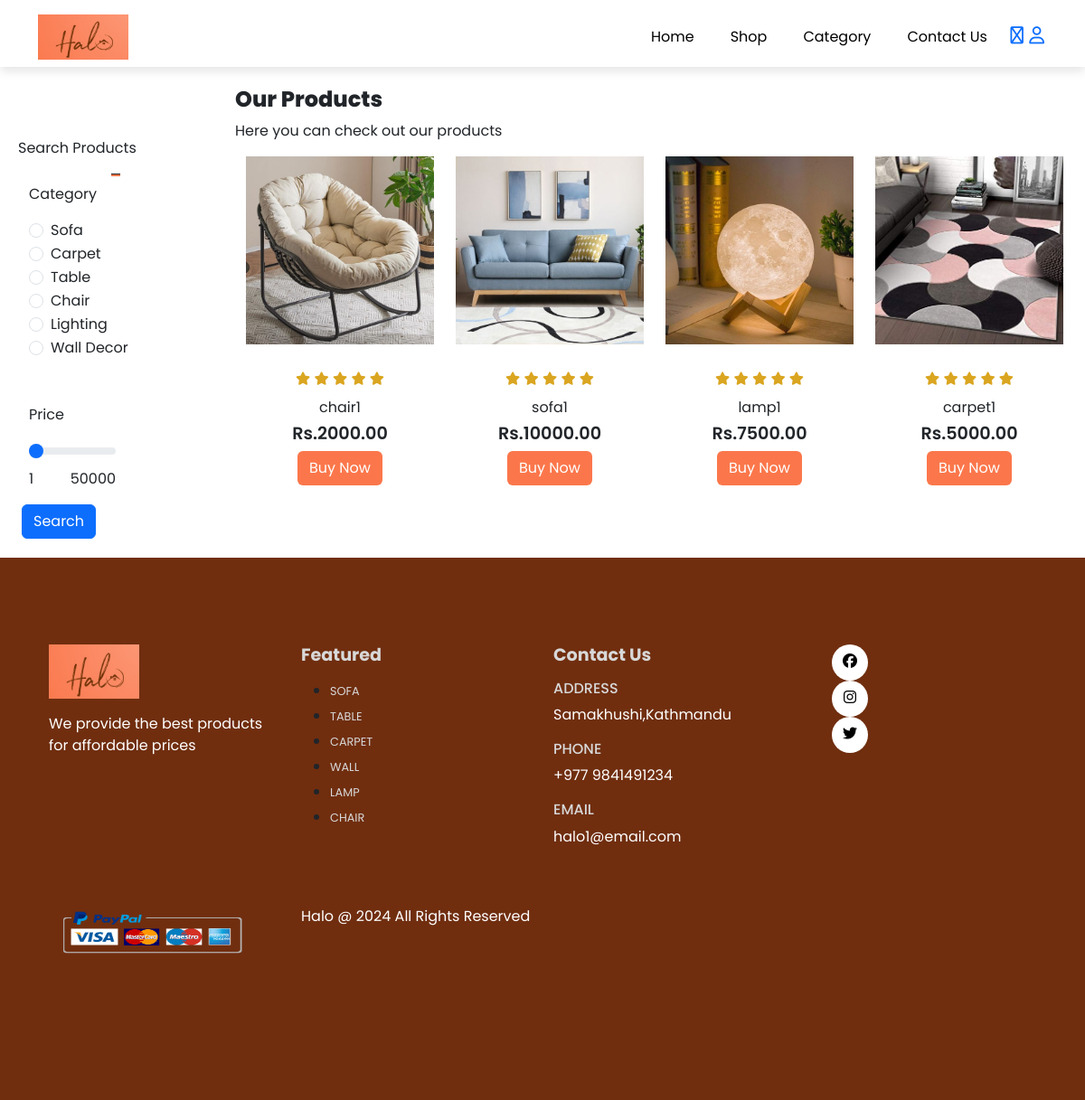
Before: /shop.php with the older database file.
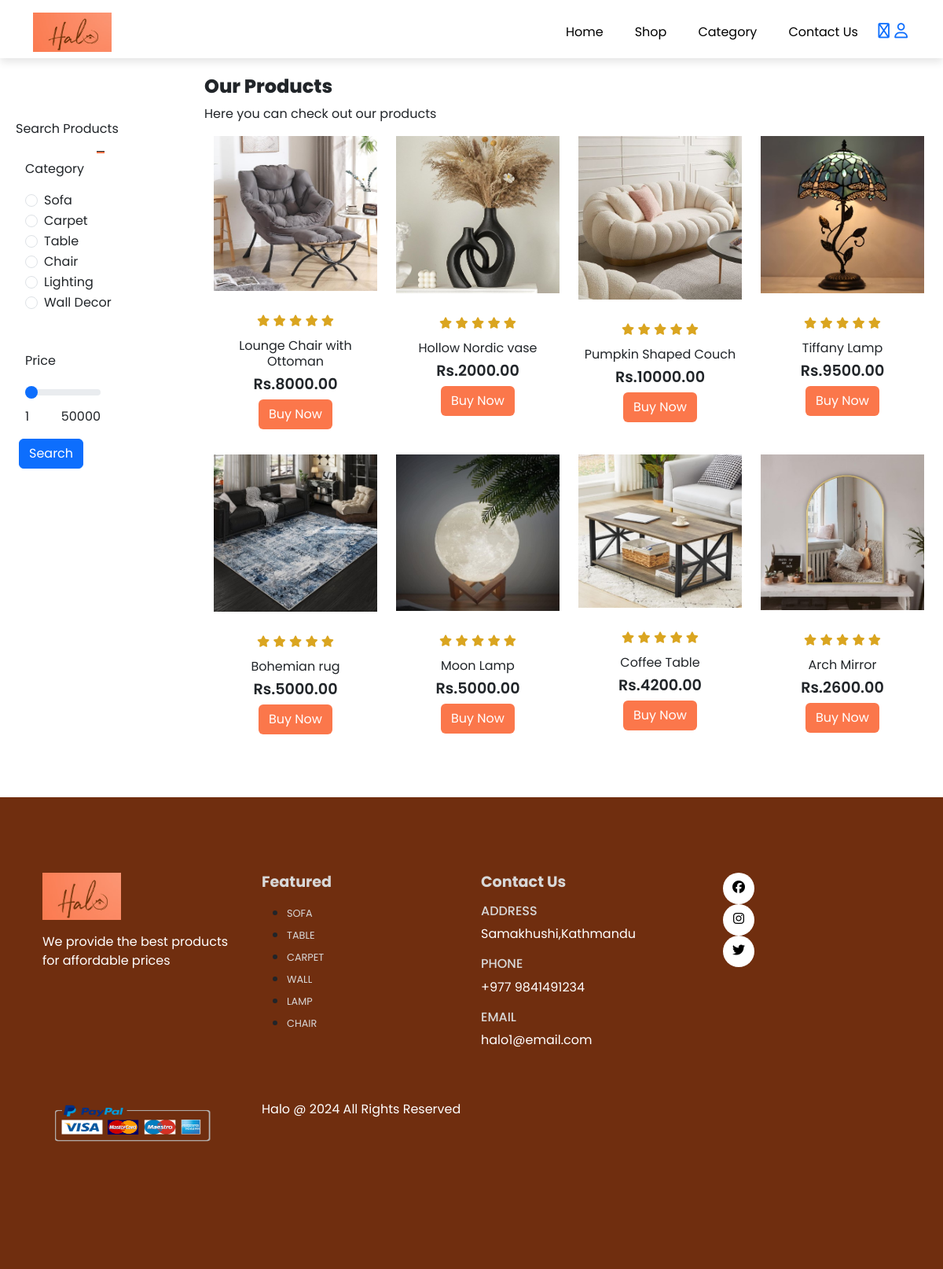
After: the same page with the newer database file.
### tables this page shows
CREATE TABLE `products` (
  `product_id` int(11) NOT NULL,
  `product_name` varchar(100) NOT NULL,
  `product_category` varchar(108) NOT NULL,
  `product_description` varchar(255) NOT NULL,
  `product_image` varchar(255) NOT NULL,
  `product_image2` varchar(255) DEFAULT NULL,
  `product_image3` varchar(255) DEFAULT NULL,
  `product_image4` varchar(255) DEFAULT NULL,
  `product_price` decimal(10,2) NOT NULL,
  `product_special_offer` int(2) DEFAULT NULL,
  `product_color` varchar(108) DEFAULT NULL
);

### shop.php (the view)
<?php
include('server/connection.php');
if(isset($_POST['search'])){
          $category = $_POST['category'];
          $price = $_POST['price'];
          $stmt = $conn->prepare("SELECT * FROM products WHERE product_category=? AND product_price<=?");
          $stmt->bind_param("si",$category,$price);
          $stmt->execute();
          $products = $stmt->get_result();
}else{
        $stmt = $conn->prepare("SELECT * FROM products");
        $stmt->execute();
        $products = $stmt->get_result();
}
?>
<?php
include('layouts/header.php');
?>
      <section id="search" class="my-5 py-0 ms-2 ">
        <div class="container mt-5 py-2">
          <p>Search Products</p>
          <hr>
        </div>
              <form action="shop.php" method="POST">
                <div class = "row mx-auto container">
                  <div class="col-lg-12 col-md-12 col-sm-12">
                    <p>Category</p>
                      <div class="form-check">
                        <input class="form-check-input" value="sofa" type="radio" name="category" id="category_one" <?php if(isset($category)){echo 'checked';}?>>
                        <label class="form-check-label" for="flexRadioDefault1">
                          Sofa
                        </label>
                      </div>
                      <div class="form-check">
                        <input class="form-check-input" value="carpet" type="radio" name="category" id="category_one" <?php if(isset($category) && $category=='carpet'){echo 'checked';}?>>
                        <label class="form-check-label" for="flexRadioDefault1">
                          Carpet
                        </label>
                      </div>
                      <div class="form-check">
                        <input class="form-check-input" value="table" type="radio" name="category" id="category_one" <?php if(isset($category) && $category=='table'){echo 'checked';}?>>
                        <label class="form-check-label" for="flexRadioDefault1">
                          Table
                        </label>
                      </div>
                      <div class="form-check">
                        <input class="form-check-input" value="chair" type="radio" name="category" id="category_one" <?php if(isset($category) && $category=='chair'){echo 'checked';}?>>
                        <label class="form-check-label" for="flexRadioDefault1">
                          Chair
                        </label>
                      </div>
                      <div class="form-check">
                        <input class="form-check-input" value="lamp" type="radio" name="category" id="category_one" <?php if(isset($category) && $category=='lamp'){echo 'checked';}?>>
                        <label class="form-check-label" for="flexRadioDefault1">
                          Lighting
                        </label>
                      </div>
                      <div class="form-check">
                        <input class="form-check-input" value="wall" type="radio" name="category" id="category_one" <?php if(isset($category) && $category=='wall'){echo 'checked';}?>>
                        <label class="form-check-label" for="flexRadioDefault1">
                          Wall Decor
                        </label>
                      </div>
                  </div>
                </div>
                <div class="row mx-auto container mt-5">
                  <div class="col-lg-12 col-md-12 col-sm-12">
                    <p>Price</p>
                    <input type="range" class="form-range w-50" min="1" max="100000" name="price" value="<?php if(isset($price)){echo $price;}else{echo "100";}?>" id="customRange2">
                    <div class="w-50">
                      <span style="float:left;">1</span>
                      <span style="float:right;">50000</span>
                    </div>
                  </div>
                </div>
                <div class="form-group my-3 mx-3">
                  <input type="submit" name="search" value="Search" class="btn btn-primary" id="">
                </div>
              </form>
      </section>
      <section id="shop" class="my-5 py-0 row mx-auto">
        <div class="container mt-5 py-0">
          <h3>Our Products</h3>
          <p>
            Here you can check out our products
          </p>
        </div>
        <div class="row mx-auto container">
          <?php while($row = $products->fetch_assoc()) {  ?>
          <div class="product text-center col-lg-3 col-md-4 col-sm-6">
            <img class="img-fluid mb-3"  src="assets/imgs/<?php echo $row['product_image']; ?>">
            <div class="star">
              <i class="fa-solid fa-star"></i>
              <i class="fa-solid fa-star"></i>
              <i class="fa-solid fa-star"></i>
              <i class="fa-solid fa-star"></i>
              <i class="fa-solid fa-star"></i>
            </div>
            <h5 class="p-name"><?php echo $row['product_name']; ?></h5>
            <h4 class="p-price">Rs.<?php echo $row['product_price']; ?></h4>
            <a class="btn shop-buy-btn" href="<?php echo "product.php?product_id=". $row['product_id']; ?>">Buy Now</a>
          </div>
            <?php } ?>
        </div>
      </section>
      <?php
  include('layouts/footer.php');
?>

### layouts/header.php (shortened to what this page needs)
<!DOCTYPE html>
<html lang="en">
<head>
    <link href="https://cdn.jsdelivr.net/npm/bootstrap@5.3.3/dist/css/bootstrap.min.css" rel="stylesheet">
    <link rel="stylesheet" href="https://cdnjs.cloudflare.com/ajax/libs/font-awesome/6.5.2/css/all.min.css" />
    <link rel="stylesheet" href="assets/css/style.css">
</head>
<body>
    <nav class="navbar navbar-expand-lg navbar-light bg-white fixed-top">
        <div class="container">
          <img src="assets/imgs/logo3.jpg" height="50px" width="100px" alt="">
          <div class="collapse navbar-collapse nav-btns" id="navbarSupportedContent">
            <ul class="navbar-nav me-auto mb-2 mb-lg-0">
              <li class="nav-item">
                <a class="nav-link" href="index.php">Home</a>
              </li>
              <li class="nav-item">
                <a class="nav-link" href="shop.php">Shop</a>
              </li>
              <li class="nav-item">
                <a class="nav-link" href="shop.php">Category</a>
              </li>
              <li class="nav-item">
                <a class="nav-link" href="contact.php">Contact Us</a>
              </li>
              <li class="nav-item">
                <a href="cart.php">
                  <i class="fa-solid fa-cart-shopping">
                  </i>
                </a>
              </li>
              <li class="nav-item">
              <a href="account.php">
                <i class="fa-solid fa-user">
                </i>
              </a>
              </li>
          </div>
        </div>
    </nav>

### layouts/footer.php (shortened to what this page needs)
<footer class="mt-5 py-5">
        <div class="row container mx-auto pt-5">
          <div class="footer-one col-lg-3 col-md-6 col-sm-12">
            <img src="assets/imgs/logo3.jpg" height="60px" width="100px" alt="">
            <p class="pt-3">
              We provide the best products for affordable prices
            </p>
          </div>
          <div class="footer-one col-lg-3 col-md-6 col-sm-12">
           <h5 class="pb-2">
            Featured
           </h5>
           <ul class="text-uppercase">
              <li><a href="">Sofa</a></li>
              <li><a href="">Table</a></li>
              <li><a href="">Carpet</a></li>
              <li><a href="">Wall</a></li>
              <li><a href="">Lamp</a></li>
              <li><a href="">Chair</a></li>
           </ul>
          </div>
          <div class="footer-one col-lg-3 col-md-6 col-sm-12">
            <h5 class="pb-2">
              Contact Us
            </h5>
            <div>
              <h6 class="text-uppercase">Address</h6>
              <p>Samakhushi,Kathmandu</p>
            </div>
            <div>
              <h6 class="text-uppercase">Phone</h6>
              <p>+977 9841491234</p>
            </div>
            <div>
              <h6 class="text-uppercase">Email</h6>
              <p>halo1@email.com</p>
            </div>
          </div>
          <div class="footer-two col-lg-3 col-md-6 col-sm-12">
            <div class="row container mx-auto">
              <div class="col-lg-3 col-md-6 col-sm-12 mb-4">
              <a href="#"><i class="fab fa-facebook"></i></a><br>
              <a href="#"><i class="fab fa-instagram"></i></a><br>
              <a href="#"><i class="fab fa-twitter"></i></a><br>
              </div>
            </div>
          </div>
        </div>
        <div class="copyright mt-5">
          <div class="row container mx-auto">
            <div class="col-lg-3 col-md-6 col-sm-12 mb-4">
              <img src="assets/imgs/payment.png" height="77%" width="88%"  alt="">
            </div>
            <div class="col-lg-3 col-md-6 col-sm-12 mb-4 text-nowrap mb-2">
              <p>Halo @ 2024 All Rights Reserved</p>
            </div>
          </div>
        </div>
      </footer>
</body>
</html>

### assets/css/style.css (style rules this page uses)
.nav-btns { margin-left: 50%; }
* { margin: 0; padding: 0; box-sizing: border-box; }
body { font-family:'Poppins', sans-serif ; }
h3 { font-size: 1.5rem; font-weight: 800; }
h4 { font-size: 1.2rem; font-weight: 600; }
h5 { font-size: 1rem; font-weight: 400; }
h6 { color: #d8d8d8; }
.navbar { font-size: 16px; padding-top: 1rem !important; top: 0; left: 0; box-shadow: 0 5px 10px rgba(0,0,0,0.1); }
.navbar-light .navbar-nav .nav-link { padding: 0 20px; color: black; transition: 0.4 ease; left: 20px; }
.navbar i { font-size: 1.2rem; padding: 0 0.7px; transition: 0.4s ease; font-weight: 500; cursor: pointer; margin-left: 5px; }
.product { cursor: pointer; margin-bottom: 2rem; }
.product img { transition: 0.3s all }
.shop-buy-btn { background-color: #fb774b; opacity: 1; text-decoration: none; color: white; }
hr { width: 5%; height: 3px !important; opacity: 1 !important; background-color: #fb774b; margin: 0 auto; }
.star { padding: 10px 0; }
.star i { font-size: .9rem; color: goldenrod; }
footer { background-color: #702e0f; height: 75vh; }
footer h5 { color: #d8d8d8; font-weight: 700; font-size: 1.2rem; }
footer li { padding-bottom: 4px; }
footer li a { font-size: .8rem; color: #d8d8d8; text-decoration: none; }
footer .footer-two a { color: black; height: 40px; width: 40px; background-color: white; display: inline-block; text-align: center; line-height: 38px; border-radius: 50%; transition: .4s ease; margin: 0 5px; }
footer p { color: white; }
#search { width:20%; float: left; }

Changed rows visible on the page:
added products: product_image (picture), product_name "Lounge Chair with Ottoman", product_price "8000.00"
changed products: product_image: a different picture; product_name "chair1" → "Hollow Nordic vase"
changed products: product_image: a different picture; product_name "sofa1" → "Pumpkin Shaped Couch"
changed products: product_image: a different picture; product_name "lamp1" → "Tiffany Lamp"; product_price "7500.00" → "9500.00"
changed products: product_image: a different picture; product_name "carpet1" → "Bohemian rug"
added products: product_image (picture), product_name "Moon Lamp", product_price "5000.00"
added products: product_image (picture), product_name "Coffee Table", product_price "4200.00"
added products: product_image (picture), product_name "Arch Mirror", product_price "2600.00"
